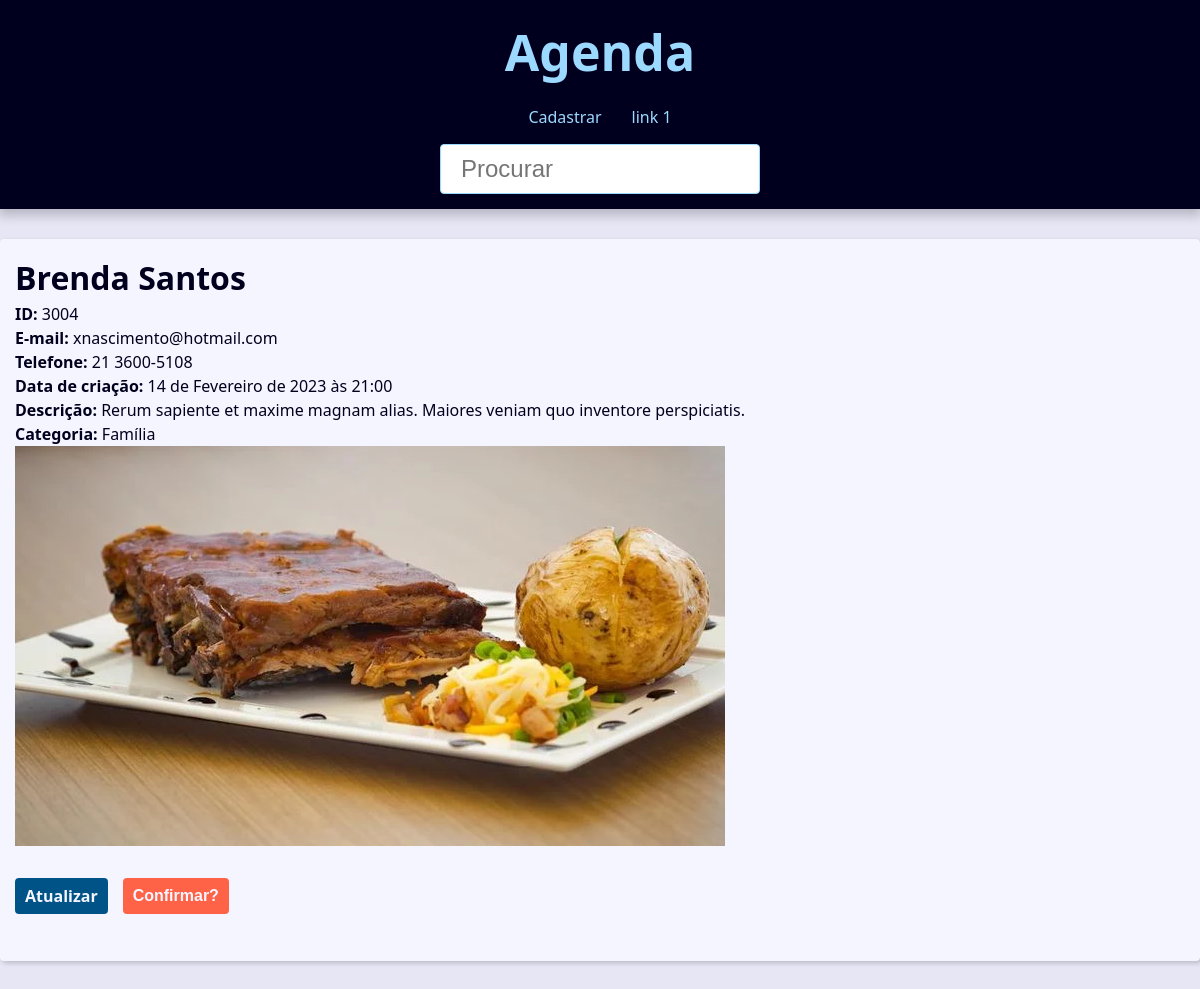
Page /contato/3004/deletar/ on the committed database.
### contato/models.py (models this page shows, shortened)
class Contato(models.Model):
    primeiro_nome = models.CharField(verbose_name='Nome', max_length=100)
    segundo_nome = models.CharField(max_length=150, verbose_name='Sobrenome')
    telefone = models.CharField(max_length=50)
    email = models.EmailField(max_length=256, blank=True)
    data_criacao = models.DateTimeField(default=timezone.now)
    descricao = models.TextField(blank=True)
    visivel = models.BooleanField(default=True)
    imagem = models.ImageField(blank=True, upload_to='imagens/%Y/%m/')
    categoria = models.ForeignKey(Categoria,
                                  on_delete=models.SET_NULL,
                                  blank=True, null=True)
    owner = models.ForeignKey(
        User,
        on_delete=models.SET_NULL,
        blank=True, null=True
    )

class Categoria(models.Model):
    class Meta:
        verbose_name = 'Categoria'
        verbose_name_plural = 'Categorias'
    nome = models.CharField(max_length=125)

### contato/views/contato_formulario.py (the view)
# urls.py: path('contato/<int:contato_id>/deletar/', deletar, name="deletar"),
def deletar(request, contato_id):
    contato  = get_object_or_404(
        Contato, pk=contato_id, visivel=True
    )
    confirmacao = request.POST.get('confirmacao', 'nao')
    if confirmacao == 'sim':
        contato.delete()
        return redirect('contato:index')
    print(confirmacao)
    return render(
        request,
        'contato/contato.html',
        {
            'contato':contato,
            'confirmacao': confirmacao,
        }
    )

### contato/templates/contato/contato.html (shortened to what this page needs)
{% extends 'global/base.html' %}
{% block conteudo %}
    <div class="sigle-contact">
        <h1 class="sigle-contact-name">
            {{ contato.primeiro_nome }} {{ contato.segundo_nome }}
        </h1>
        <p><b>ID:</b> {{contato.id}}</p>
        <p><b>E-mail:</b> {{contato.email}}</p>
        <p><b>Telefone:</b> {{contato.telefone}}</p>
        <p><b>Data de criação:</b> {{contato.data_criacao}}</p>
        <p><b>Descrição:</b> {{contato.descricao}}</p>
        <p><b>Categoria:</b> {{contato.categoria.nome}}</p>
        {% if contato.imagem %}
            <p>
                <img src="{{ contato.imagem.url }}" alt="{{ 'contato.primeiro_nome' }} {{ 'contato.segundo_nome' }}">
            </p>
        {% endif %}
        <div class="contact-links">
            <a class="btn btn-link" href="{% url 'contato:atualizacao' contato.pk%}">Atualizar</a>
            <form action=" {% url 'contato:deletar' contato.id %} " method="POST">
                {% if confirmacao == 'nao'  %}
                    <button class="btn btn-link btn-delete " type="submit">Confirmar?</button>
                {% else %}
                    <button class="btn btn-link btn-delete " type="submit">Deletar</button>
                {% endif %}
            </form>
        </div>
    </div>
{% endblock conteudo %}

### base_static/global/css/style.css (style rules this page uses)
:root { --spacing: 1.5rem; --link-dark-color: rgb(0, 83, 134); --link-light-color: rgb(156, 217, 255); --clr-white: rgb(245, 245, 255); --clr-black: rgb(0, 0, 30); --clr-light-gray: rgb(230, 230, 245); --clr-dark-shadow-5: rgba(0, 0, 10, 5%); --clr-dark-shadow-10: rgba(0, 0, 10, 10%); --clr-dark-shadow-20: rgba(0, 0, 10, 20%); --clr-light-shadow-5: rgba(200, 200, 255, 5%); --clr-light-shadow-10: rgba(200, 200, 255, 10%); --clr-light-shadow-20: rgba(200, 200, 255, 20%); --main-page-width: 120rem; --table-min-width: 60rem; --biggest-font-size: 5rem; --bigger-font-size: 4rem; --big-font-size: 3.2rem; --medium-font-size: 2.4rem; --small-font-size: 1.6rem; --smaller-font-size: 1.4rem; --smallest-font-size: 1.2rem; --transition-fast: 300ms; --transition-medium: 600ms; --transition-slow: 1s; --default-border-radius: 4px; }
*, *::before, *::after { margin: 0; padding: 0; box-sizing: border-box; }
html { font-size: 62.5%; }
body { font-family: system-ui, -apple-system, BlinkMacSystemFont, 'Segoe UI', Roboto, Oxygen, Ubuntu, Cantarell, 'Open Sans', 'Helvetica Neue', sans-serif; line-height: 1.5; font-size: var(--small-font-size); color: var(--clr-black); -webkit-font-smoothing: antialiased; background: var(--clr-light-gray); }
img, svg { display: block; max-width: 100%; }
.btn { background-color: var(--link-dark-color); color: var(--clr-white); font-weight: bold; border: none; padding: 1rem 2rem; border-radius: var(--default-border-radius); cursor: pointer; transition: filter var(--transition-fast) ease-in-out; }
.contact-links { margin-block: calc(var(--small-font-size) * 2); display: flex; align-items: center; gap: 0 var(--spacing); }
.btn-link { font-size: var(--small-font-size); text-decoration: none; font-weight: bold; padding: 1rem; display: block; line-height: var(--small-font-size); }
.btn-delete { background: tomato; }

### rows in the picture
Contato: primeiro_nome "Brenda", segundo_nome "Santos", id "3004", email "xnascimento@hotmail.com", telefone "21 3600-5108", data_criacao "14 de Fevereiro de 2023 às 21:00", descricao "Rerum sapiente et maxime magnam alias. Maiores veniam quo inventore perspiciatis.", categoria.nome "Família", imagem (picture)
